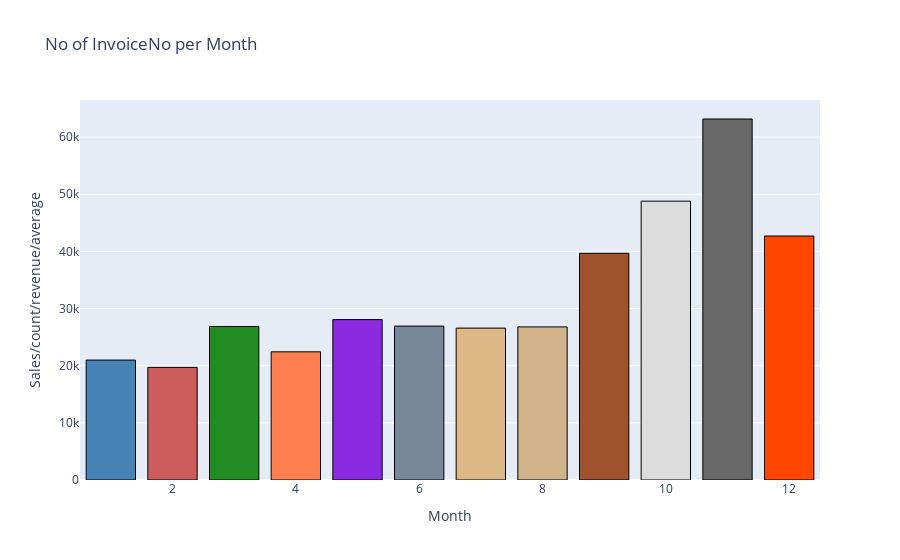

The cell this chart's notebook holds for it:
### Code cell
#ploting count of orders for th months
plot_Bar_graphs(count_per_month,'Month','InvoiceNo')

### Figure 1 — Plotly figure (JSON) as saved in the notebook; plotly's stock layout.template omitted (floating-point values rounded to 4 significant figures)
{"data": [{"marker": {"color": ["steelblue", "indianred", "forestgreen", "coral", "blueviolet", "lightslategray", "burlywood", "tan", "sienna", "gainsboro", "dimgray", "orangered", "seagreen", "salmon", "royalblue"], "line": {"color": "black", "width": 1}}, "type": "bar", "x": [1, 2, 3, 4, 5, 6, 7, 8, 9, 10, 11, 12], "y": [20985, 19704, 26865, 22429, 28070, 26925, 26578, 26789, 39666, 48791, 63167, 42689]}], "layout": {"title": {"text": "No of InvoiceNo per Month"}, "xaxis": {"title": {"text": "Month"}}, "yaxis": {"title": {"text": "Sales/count/revenue/average"}}}}
